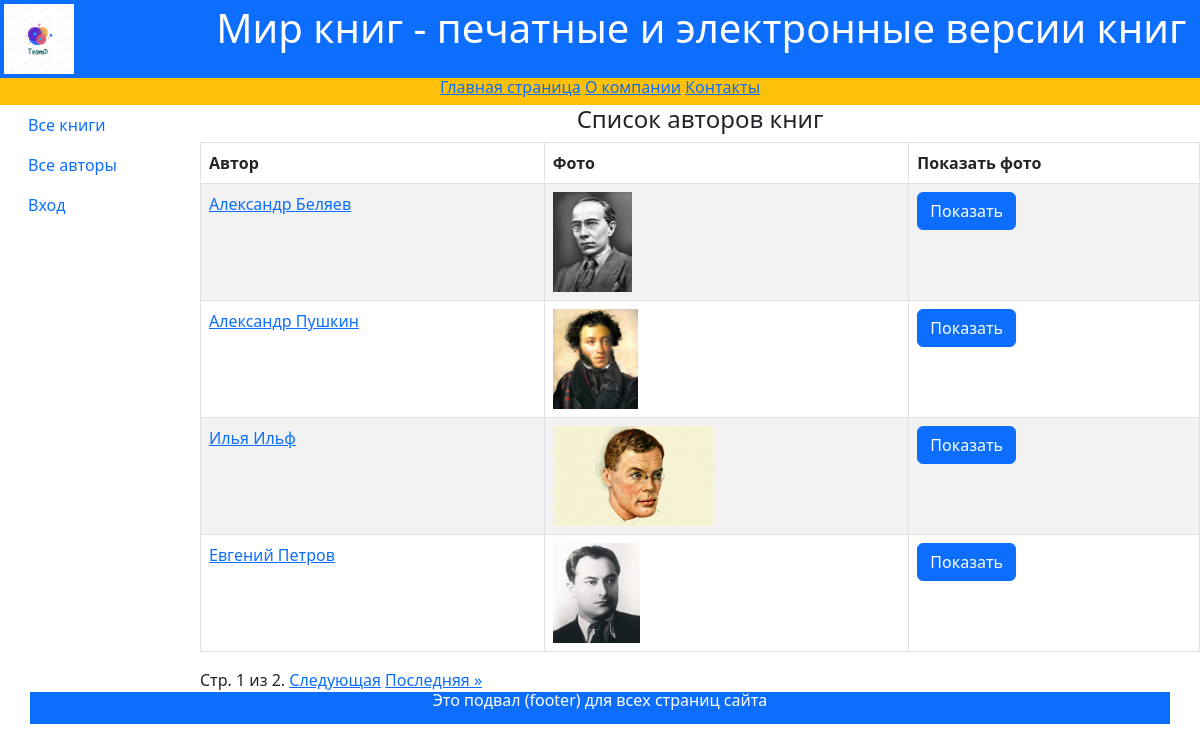
Screenshot of /authors/ with the database file from the repository.
### catalog/models.py (models this page shows, shortened)
class Author(models.Model):
    first_name = models.CharField(max_length=120, verbose_name='Имя автора', help_text='Введите Имя автора')
    last_name = models.CharField(max_length=120, verbose_name='Фамилия автора', help_text='Введите Фамилию автора')
    date_of_birth = models.DateField(help_text='Введите дату рождения', verbose_name='Дата рождения', null=True,
                                     blank=True)
    about = models.TextField(verbose_name='Сведения об авторе', help_text='Введите Сведения об авторе')
    photo = models.ImageField(upload_to='images', help_text='Загрузите фото автора', verbose_name='Фото автора',
                              null=True, blank=True)
    class Meta:
        ordering = ['id']

### catalog/views.py (the view)
# urls.py: path('authors/', views.AuthorListView.as_view(), name='authors-list'),
class AuthorListView(ListView):
    model = Author
    paginate_by = 4

### templates/catalog/author_list.html
{% extends "catalog/base.html" %}
{% block content %}
<h4>Список авторов книг</h4>
{% if author_list %}
    <table class="table table-bordered table-striped text-start">
        <thead>
            <tr>
                <th>Автор</th>
                <th>Фото</th>
                <th>Показать фото</th>
            </tr>
        </thead>
        <tbody>
        {% for author in author_list.all %}
            <tr>
                <td><a href="{{ author.id }}">{{ author.first_name }} {{ author.last_name }}</a> </td>
                <td><img src="{{ author.photo.url }}" alt="connect" style="max-height:100px"></td>
                <td><a href="{{ author.photo.url }}" class="btn btn-primary" target="_blank">Показать</a> </td>
            </tr>
        {% endfor %}
        </tbody>
    </table>
{% else %}
<p>В базе данных нет информации</p>
{% endif %}
{% endblock %}

### rows the page displays
Author: first_name "Александр", last_name "Беляев", photo (picture)
Author: first_name "Александр", last_name "Пушкин", photo (picture)
Author: first_name "Илья", last_name "Ильф", photo (picture)
Author: first_name "Евгений", last_name "Петров", photo (picture)

### other values shown
{{ page_obj.number }} "1"
{{ page_obj.paginator.num_pages }} "2"
